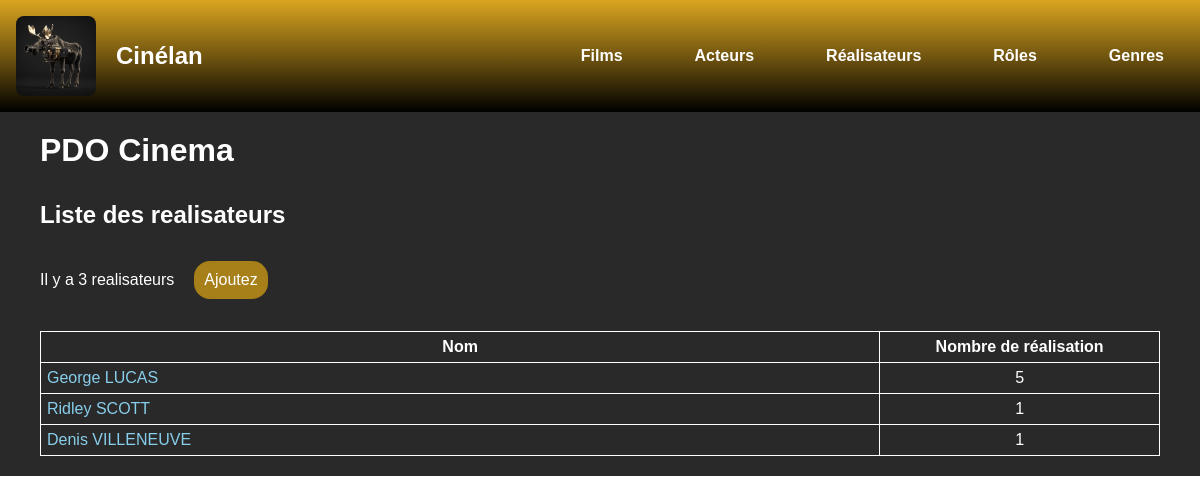
The page /index.php?action=listReals on the database as committed earlier.
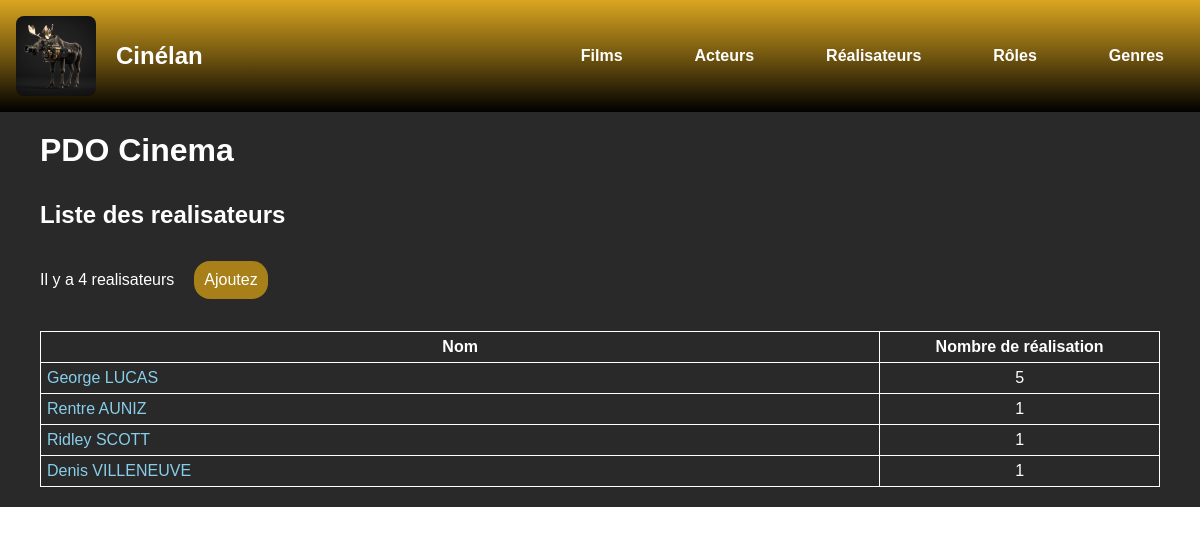
The same page on the database as committed later.
### tables this page shows
CREATE TABLE IF NOT EXISTS `realisateur` (
  `id_realisateur` int(11) NOT NULL AUTO_INCREMENT,
  `id_personne` int(11) NOT NULL,
  PRIMARY KEY (`id_realisateur`),
  UNIQUE KEY `id_personne` (`id_personne`),
  CONSTRAINT `realisateur_ibfk_1` FOREIGN KEY (`id_personne`) REFERENCES `personne` (`id_personne`)
);

### controller/CinemaController.php (called while the page is built, shortened)
<?php
class CinemaController
{
    public function listReals()
    {
        $pdo = Connect::seConnecter();
        $requete = $pdo->query("
        SELECT CONCAT(p.prenom_personne,' ',p.nom_personne) AS nomReal , COUNT(f.id_realisateur) AS nbLa ,r.id_realisateur AS id
        FROM realisateur r
        INNER JOIN film f ON r.id_realisateur = f.id_realisateur
        INNER JOIN personne p ON r.id_personne = p.id_personne
        GROUP BY r.id_realisateur
        ORDER BY nbLa DESC
        ");
        require "view/list/listRealisateurs.php";
    }
}

### view/list/listRealisateurs.php (the view, shortened to what this page needs)
<div class="surTableau">
    <p>Il y a <?= $requete->rowCount() ?> realisateurs</p>
    <a href="index.php?action=formRealisateur">Ajoutez</a>
</div>
<table>
    <thead>
        <tr>
            <th>Nom</th>
            <th>Nombre de réalisation</th>
        </tr>
    </thead>
    <tbody>
        <?php foreach ($requete->fetchAll() as $real) { ?>
            <tr>
                <td><a href="index.php?action=detReals&id=<?= $real["id"] ?>"><?= $real["nomReal"] ?></a></td>
                <td class="toCenter petit"><?= $real["nbLa"] ?></td>
            </tr>
        <?php } ?>
    </tbody>
</table>
<?php
require "view/template.php";
?>

Rows that differ between the two databases and show on the page:
added realisateur: nomReal "Rentre AUNIZ", nbLa "1"
Other text that changed with them:
$requete->rowCount(): "3" → "4"
